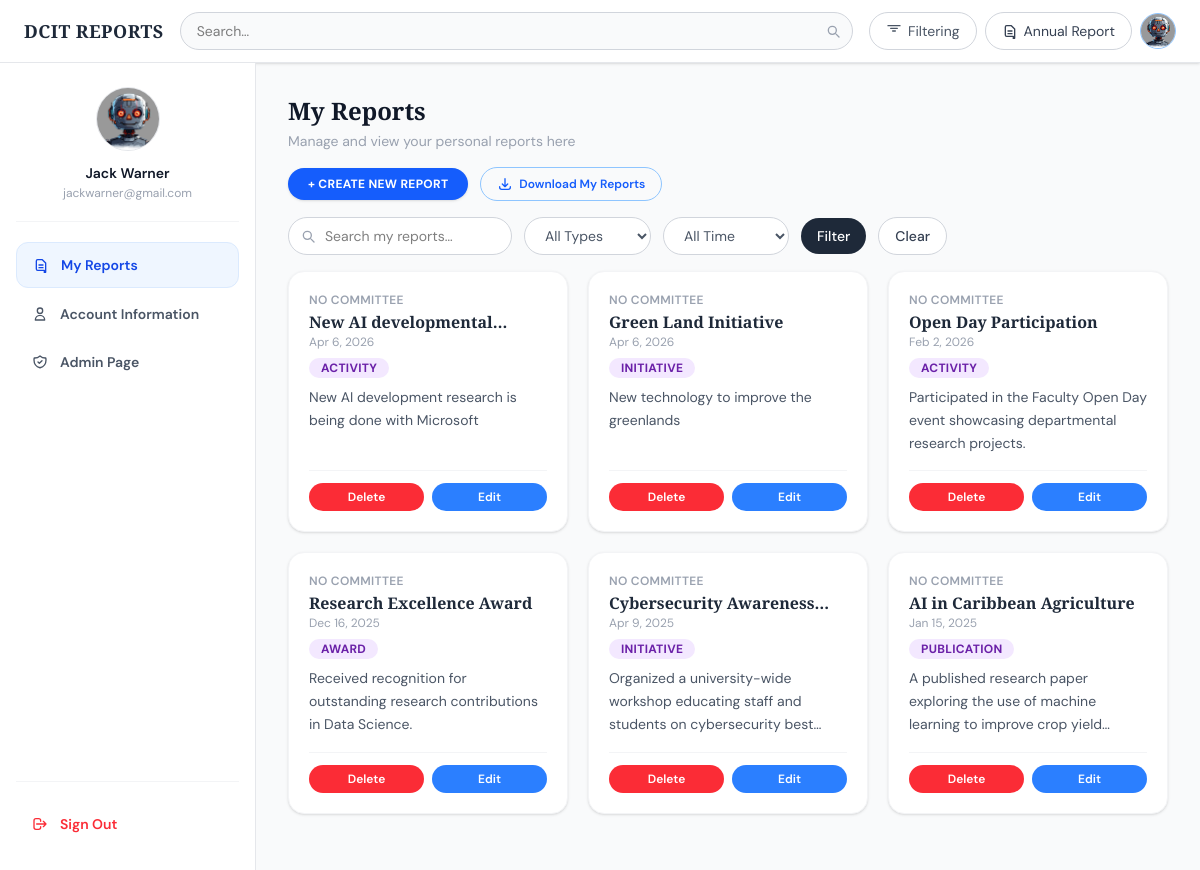
/users/profile/ (signed in), run on an earlier commit of the app's database.
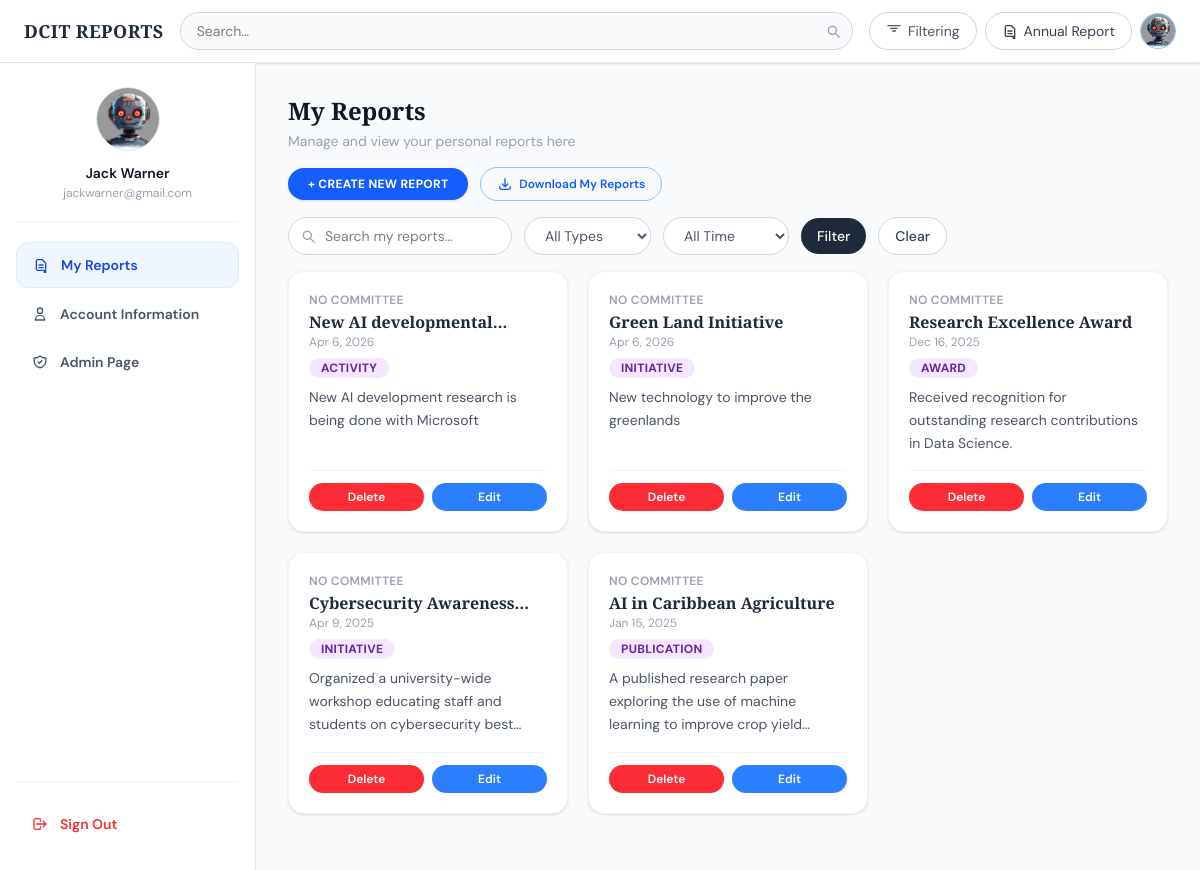
And on a later commit of the database.
### reports/models.py (models this page shows, shortened)
class Report(models.Model):
    DEFAULT_IMAGE = 'https://res.cloudinary.com/dop5fzjom/image/upload/v1775723804/images/report_images/uwi_zocrhc.jpg'
    user = models.ForeignKey(User,on_delete=models.CASCADE,null=False,related_name='reports')
    title = models.CharField(max_length=200,blank=False,null=False, db_index=True)
    description = models.TextField(null=False,blank=False)
    participants = models.ManyToManyField(Participant,blank=True)
    category = models.ForeignKey(Category,on_delete=models.SET_NULL,default=1,null=True)
    committees= models.ManyToManyField(Committee,blank=True)
    feature_image = models.ImageField(default=DEFAULT_IMAGE, upload_to='report_images')
    date_of_report= models.DateField(blank=False,null=False,default=timezone.now)
    created = models.DateTimeField(auto_now_add=True)
    updated = models.DateTimeField(auto_now=True)
    isActive = models.BooleanField(auto_created=True,default=True)
    objects = ReportQuerySet.as_manager()#Custom manager
    class Meta:
        ordering = ['-date_of_report','-created','-updated']

class Category(models.Model):
    name = models.CharField(max_length=200,blank=False,null= False)
    regex = models.TextField(blank=True,null=True)

### users/views.py (the view, shortened to what this page needs)
# urls.py: path('profile/',view=profile_view,name="profile"),
@login_required
def profile_view(request):
    q = request.GET.get('q', '').strip()
    period = request.GET.get('period', '').strip()
    report_type = request.GET.get('report_type', '').strip()
    reports = Report.objects.user_reports(request.user)
    if q:
        reports = reports.filter(
            Q(title__icontains=q) |
            Q(description__icontains=q)
        )
    context = {
        'reports': reports,
        'q': q,
        'period': period,
        'report_type': report_type,
        'page': 'reports',
    }
    return render(request, 'users/profile.html', context)

### reports/managers.py (called while the page is built)
    def user_reports(self, user):
        return self.filter(user=user)

### users/models.py (called while the page is built)
    @property
    def pic_url(self):
        name = str(self.profilePic)
        if not name:
            return ''
        if name.startswith('http'):
            return name
        try:
            return self.profilePic.url
        except Exception:
            return ''

### users/templates/users/profile.html (shortened to what the changed rows need)
{% extends "base.html" %}
{% block body %}
<div class="flex h-full overflow-hidden">
  <main class="flex-1 bg-gray-50 px-8 py-8 overflow-y-auto">
    <div class="mb-6">
      <h1 class="font-display text-2xl font-bold text-gray-900">My Reports</h1>
    <div class="grid grid-cols-1 sm:grid-cols-2 lg:grid-cols-3 gap-5 mt-4">
        {% for report in reports %}
  <div class="bg-white rounded-2xl border border-gray-100 shadow-sm p-5 flex flex-col">
    <div class="text-xs font-semibold text-gray-400 uppercase tracking-wide mb-1">
      {% if report.committees.all %}
        {% for committee in report.committees.all %}
          {{ committee.name }}{% if not forloop.last %}, {% endif %}
        {% empty %}
          No Committee
        {% endfor %}
      {% else %}
        No Committee
      {% endif %}
    </div>
    <h2 class="font-display text-base font-semibold text-gray-800 leading-tight line-clamp-1">
      {{ report.title }}
    </h2>
    <p class="text-xs text-gray-400 mt-0.5 mb-2">
      {{ report.date_of_report|date:"M j, Y" }}
    </p>
    <span class="inline-block self-start text-xs font-bold px-3 py-0.5 rounded-full uppercase tracking-wide mb-2 badge-initiative">
      {% if report.category %}
        {{ report.category.name }}
      {% else %}
        No Category
      {% endif %}
    </span>
    <p class="text-gray-600 text-sm leading-relaxed line-clamp-3 flex-1">
      {{ report.description }}
    </p>
    <div class="flex gap-2 mt-4 pt-3 border-t border-gray-100">
      <button type="button"
        onclick="openDeleteModal('{{ report.id }}', '{{ report.title|escapejs }}')"
        class="flex-1 px-3 py-1.5 rounded-full bg-red-500 hover:bg-red-600 text-white text-xs font-semibold transition">
        Delete
      </button>
      <a href="{%url 'users:edit-report' pk=report.id%}"
         class="flex-1 text-center px-3 py-1.5 rounded-full bg-blue-500 hover:bg-blue-600 text-white text-xs font-semibold transition">
        Edit
      </a>
    </div>
  </div>
{% empty %}
  <p class="text-gray-500">No reports found.</p>
{% endfor %}
    </div>
  </main>
</div>
{% endblock %}

What changed in the data, as far as the page shows it:
no longer on this page (row edited): Report: shows "NO COMMITTEE", title "Open Day Participation", date_of_report "Feb 2, 2026", category.name "ACTIVITY", description "Participated in the Faculty Open Day event showcasing departmental research projects."
